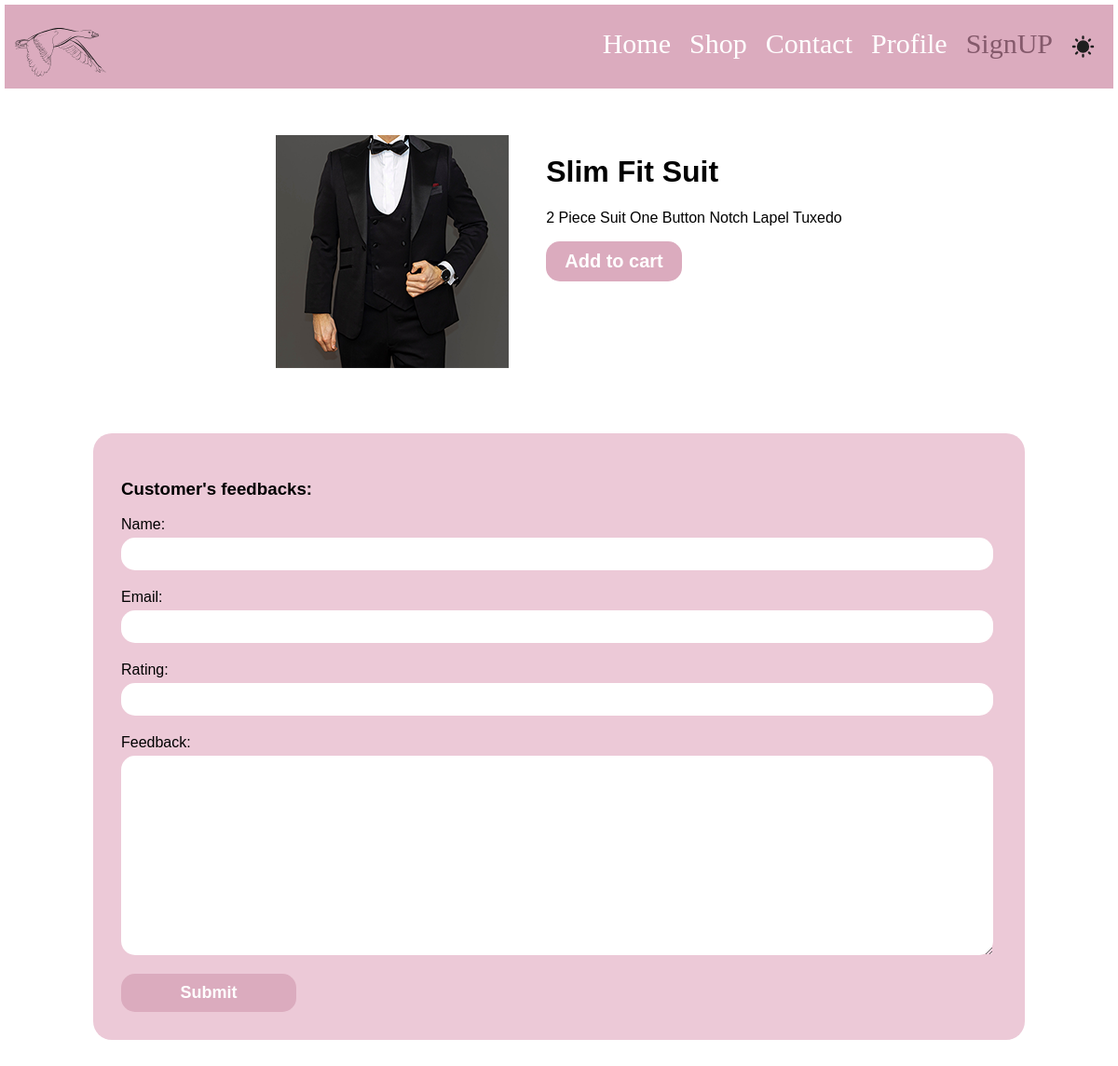
/products/RalphLauren/3, run on an earlier commit of the app's database.
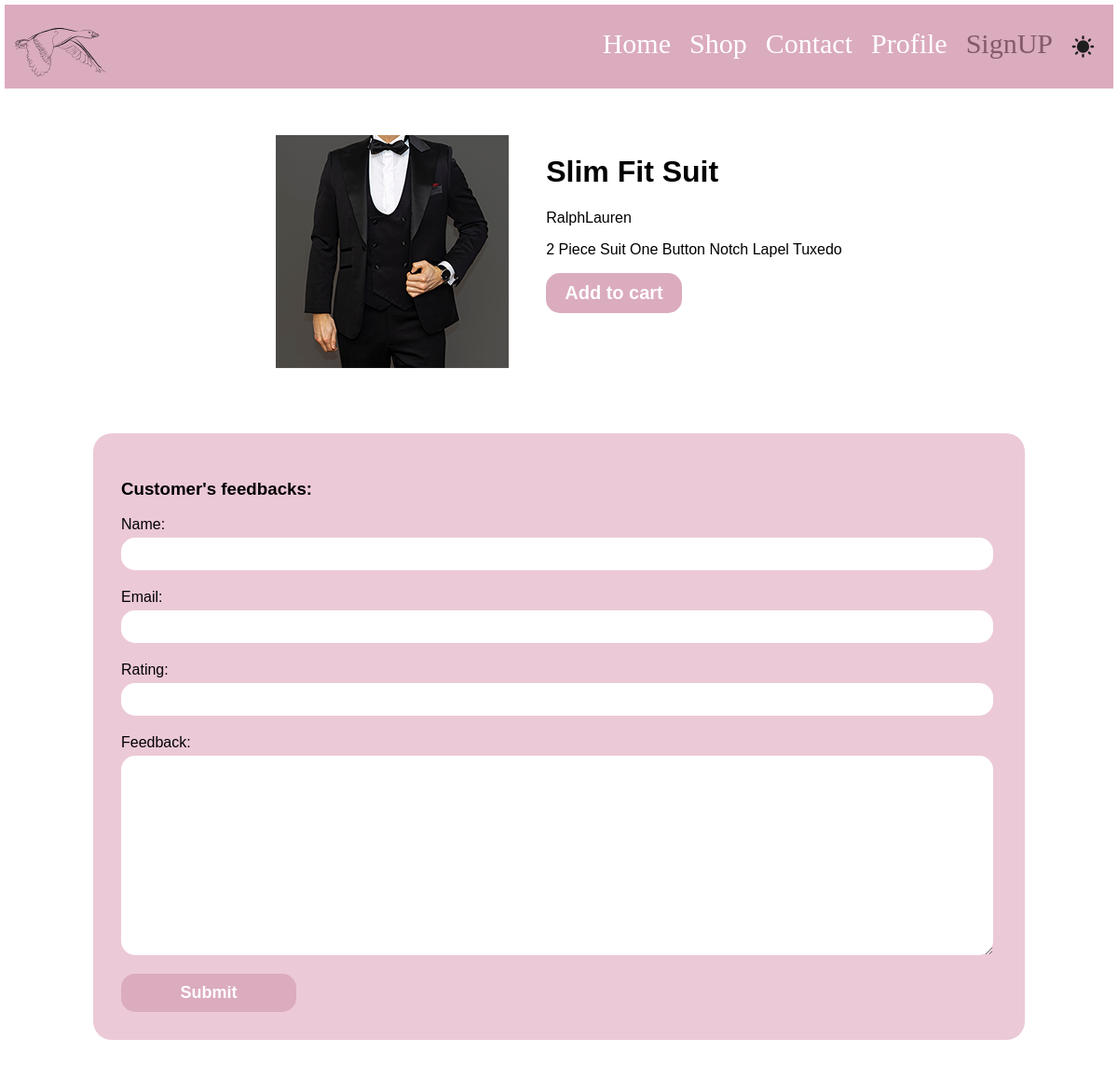
And on a later commit of the database.
### products/models.py (models this page shows, shortened)
class Product(models.Model):
    title = models.CharField(max_length = 70)
    image = models.ImageField(blank=True, upload_to="product-img")
    category = models.ManyToManyField(Category)
    brand = models.ForeignKey(Brand,on_delete = models.CASCADE, null = True, related_name = "product")
    price = models.PositiveIntegerField()
    description = models.TextField()
    slug = models.SlugField(blank = True)
    is_bestseller = models.BooleanField(default = False)
    suggestions = models.ManyToManyField('self')

class Brand(models.Model):
    title = models.CharField(max_length = 70)
    logo = models.ImageField()
    address = models.OneToOneField(Address, on_delete = models.CASCADE,null = True)

### products/views.py (the view, shortened to what this page needs)
# urls.py: path('products/<product_brand>/<product_slug>',views.ProductPageView.as_view(), name = "product_page")
class ProductPageView(View):
    def get(self,request,product_brand,product_slug):
        product = Product.objects.get(slug = product_slug)
        form = FeedbackForm()
        reviews = Feedback.objects.filter(product = product)
        return render(request, "products/product.html", {
            "product": product,
            "form":form,
            "reviews": reviews,
        })

### products/forms.py
class FeedbackForm(forms.ModelForm):
    class Meta:
        model = Feedback
        fields = ['name','email','rating','text']
        labels = {'text':'Feedback'}

### products/templates/products/product.html (shortened to what this page needs)
{% extends "base.html"%}
{% load static %}
{% block css%}{% static "products/product.css" %}{% endblock %}
{% block body%}
    {% include "includes/nav.html"%}
    <div id = "product-main-con">
        <main>
            <img src="{{product.image.url}}">
            <div>
                <h1>{{product.title}}</h1>
                <p>{{product.brand.title}}</p>
                <p>{{product.description}}</p>
                <button>Add to cart</button>
            </div>
        </main>
        <section id = "feedback">
            <h3>Customer's feedbacks:</h3>
            <form method = "POST">
                {% for field in form %}
                    {{field.label_tag}}
                    {{field}}
                {% endfor %}
                <button type = "submit">Submit</button>
            </form>
        </section>
    </div>
{% endblock %}

What changed in the data, as far as the page shows it:
changed Product "Slim Fit Suit": brand (not shown) → "RalphLauren"
